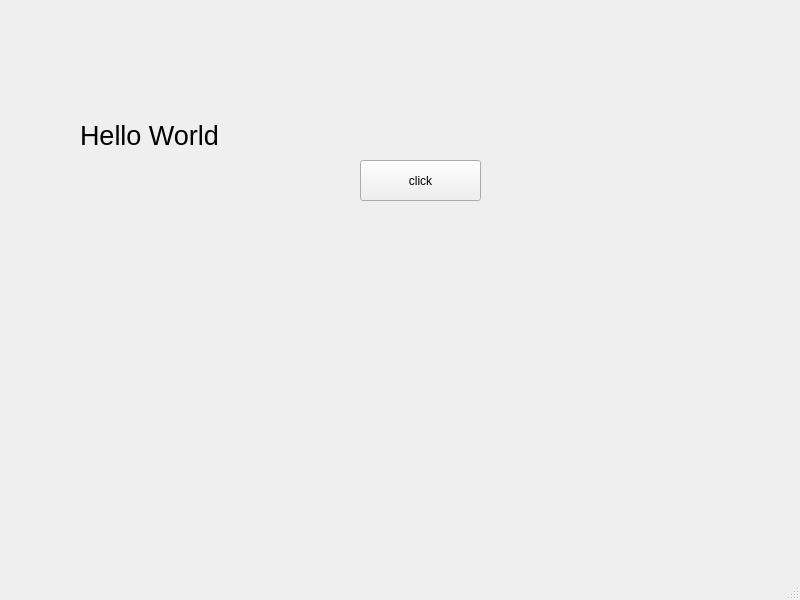
<?xml version="1.0" encoding="UTF-8"?>
<ui version="4.0">
 <class>MainWindow</class>
 <widget class="QMainWindow" name="MainWindow">
  <property name="geometry">
   <rect>
    <x>0</x>
    <y>0</y>
    <width>800</width>
    <height>600</height>
   </rect>
  </property>
  <property name="windowTitle">
   <string>MainWindow</string>
  </property>
  <widget class="QWidget" name="centralwidget">
   <widget class="QLabel" name="label">
    <property name="geometry">
     <rect>
      <x>80</x>
      <y>90</y>
      <width>241</width>
      <height>91</height>
     </rect>
    </property>
    <property name="font">
     <font>
      <pointsize>20</pointsize>
     </font>
    </property>
    <property name="text">
     <string>Hello World</string>
    </property>
   </widget>
   <widget class="QPushButton" name="pushButton">
    <property name="geometry">
     <rect>
      <x>360</x>
      <y>160</y>
      <width>121</width>
      <height>41</height>
     </rect>
    </property>
    <property name="text">
     <string>click</string>
    </property>
   </widget>
  </widget>
  <widget class="QMenuBar" name="menubar">
   <property name="geometry">
    <rect>
     <x>0</x>
     <y>0</y>
     <width>800</width>
     <height>21</height>
    </rect>
   </property>
  </widget>
  <widget class="QStatusBar" name="statusbar"/>
 </widget>
 <resources/>
 <connections/>
</ui>
